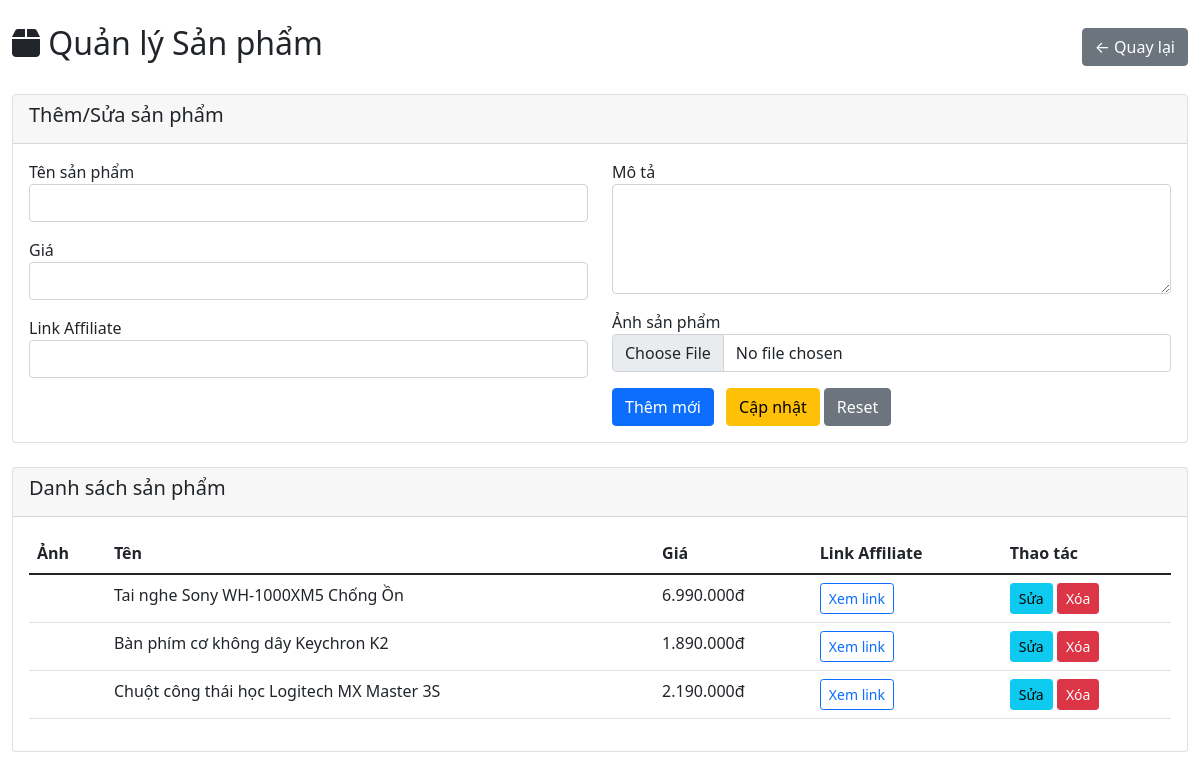
Page /admin/products.php (signed in) on the committed database.
### tables this page shows
CREATE TABLE IF NOT EXISTS products (
    id INT AUTO_INCREMENT PRIMARY KEY,
    name VARCHAR(255) NOT NULL,
    price DECIMAL(12, 2) DEFAULT 0,
    affiliate_link VARCHAR(500),
    image VARCHAR(255),
    description TEXT,
    created_at TIMESTAMP DEFAULT CURRENT_TIMESTAMP
);

### admin/products.php (the view, shortened to what this page needs)
<?php
require '../config/database.php';
$stmt = $pdo->query("SELECT * FROM products ORDER BY created_at DESC");
$products = $stmt->fetchAll();
?>
<!DOCTYPE html>
<html>
<head>
    <link href="https://cdn.jsdelivr.net/npm/bootstrap@5.1.3/dist/css/bootstrap.min.css" rel="stylesheet">
    <link rel="stylesheet" href="https://cdnjs.cloudflare.com/ajax/libs/font-awesome/6.0.0/css/all.min.css">
</head>
<body>
    <div class="container-fluid mt-4">
        <div class="d-flex justify-content-between align-items-center mb-4">
            <h2><i class="fas fa-box"></i> Quản lý Sản phẩm</h2>
            <a href="index.php" class="btn btn-secondary">← Quay lại</a>
        </div>
        <div class="card mb-4">
            <div class="card-header">
                <h5>Thêm/Sửa sản phẩm</h5>
            </div>
            <div class="card-body">
                <form method="POST" enctype="multipart/form-data">
                    <div class="row">
                        <div class="col-md-6">
                            <div class="mb-3">
                                <label>Tên sản phẩm</label>
                                <input type="text" class="form-control" name="name" id="name" required>
                            </div>
                            <div class="mb-3">
                                <label>Giá</label>
                                <input type="number" step="0.01" class="form-control" name="price" id="price">
                            </div>
                            <div class="mb-3">
                                <label>Link Affiliate</label>
                                <input type="url" class="form-control" name="affiliate_link" id="affiliate_link">
                            </div>
                        </div>
                        <div class="col-md-6">
                            <div class="mb-3">
                                <label>Mô tả</label>
                                <textarea class="form-control" name="description" id="description" rows="4"></textarea>
                            </div>
                            <div class="mb-3">
                                <label>Ảnh sản phẩm</label>
                                <input type="file" class="form-control" name="image" id="image" accept="image/*">
                            </div>
                            <button type="submit" name="add_product" class="btn btn-primary me-2">Thêm mới</button>
                            <button type="submit" name="edit_product" class="btn btn-warning">Cập nhật</button>
                            <button type="button" class="btn btn-secondary" onclick="resetForm()">Reset</button>
                        </div>
                    </div>
                </form>
            </div>
        </div>
        <div class="card">
            <div class="card-header">
                <h5>Danh sách sản phẩm</h5>
            </div>
            <div class="card-body">
                <div class="table-responsive">
                    <table class="table table-hover">
                        <thead>
                            <tr>
                                <th>Ảnh</th>
                                <th>Tên</th>
                                <th>Giá</th>
                                <th>Link Affiliate</th>
                                <th>Thao tác</th>
                            </tr>
                        </thead>
                        <tbody>
                            <?php foreach($products as $product): ?>
                            <tr>
                                <td>
                                </td>
                                <td><?php echo htmlspecialchars($product['name']); ?></td>
                                <td><?php echo number_format($product['price'], 0, ',', '.'); ?>đ</td>
                                <td>
                                    <a href="<?php echo $product['affiliate_link']; ?>" target="_blank" class="btn btn-sm btn-outline-primary">
                                        Xem link
                                    </a>
                                </td>
                                <td>
                                    <button class="btn btn-sm btn-info" onclick="editProduct(<?php echo $product['id']; ?>)">
                                        Sửa
                                    </button>
                                    <a href="?delete=<?php echo $product['id']; ?>"
                                       class="btn btn-sm btn-danger"
                                       onclick="return confirm('Xóa sản phẩm này?')">
                                        Xóa
                                    </a>
                                </td>
                            </tr>
                            <?php endforeach; ?>
                        </tbody>
                    </table>
                </div>
            </div>
        </div>
    </div>
</body>
</html>

### rows in the picture
products: name "Tai nghe Sony WH-1000XM5 Chống Ồn", price "6.990.000"
products: name "Bàn phím cơ không dây Keychron K2", price "1.890.000"
products: name "Chuột công thái học Logitech MX Master 3S", price "2.190.000"
